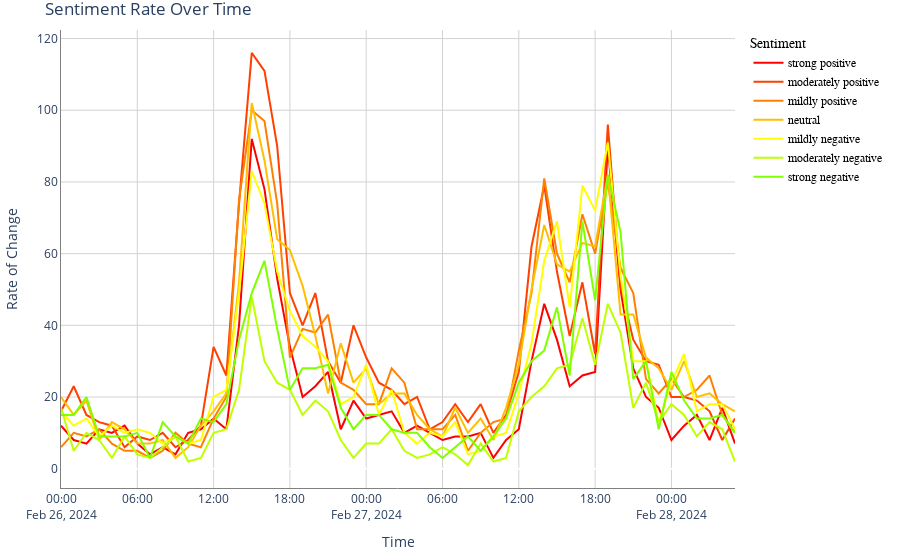

The code cell stored with this chart in its notebook:
### Code cell
# Create a Plotly figure
fig = go.Figure()

# Using the red_to_green_scale for color
for i, column in enumerate(hourly_sentiments.columns):
    color = red_to_green_scale[i % len(red_to_green_scale)]
    
    fig.add_trace(go.Scatter(x=hourly_sentiments.index, y=hourly_sentiments[column],
                            mode='lines', name=column, line=dict(color=color)))

# Update layout with titles, axis labels, and grid lines
fig.update_layout(
    title='Sentiment Rate Over Time',
    xaxis_title='Time',
    yaxis_title='Rate of Change',
    xaxis=dict(showline=True, showgrid=True, linecolor='gray', gridcolor='lightgray'),
    yaxis=dict(showline=True, showgrid=True, linecolor='gray', gridcolor='lightgray'),
    plot_bgcolor='white',
    legend_title='Sentiment',
    legend=dict(traceorder='normal', font=dict(family="sans-serif", size=12, color="black")),
    margin=dict(l=20, r=20, t=30, b=20)
)

# Show the figure
